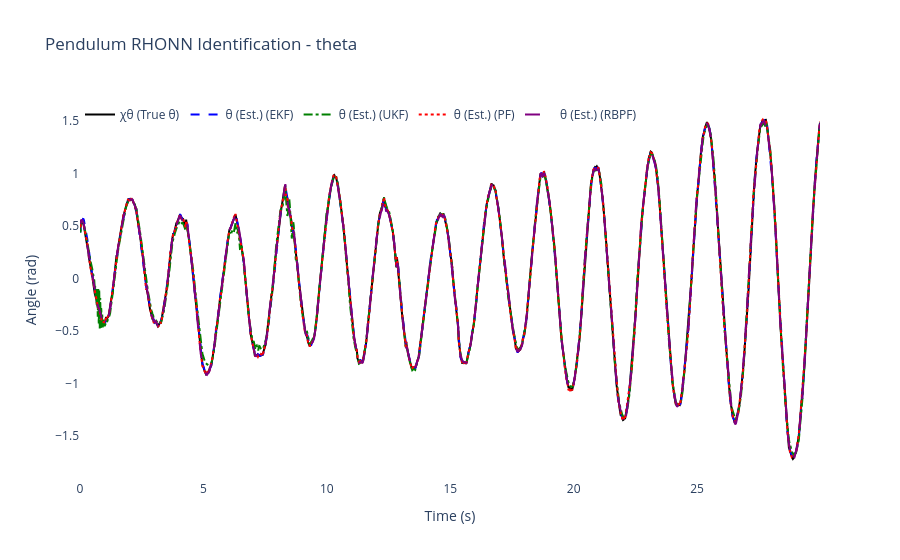
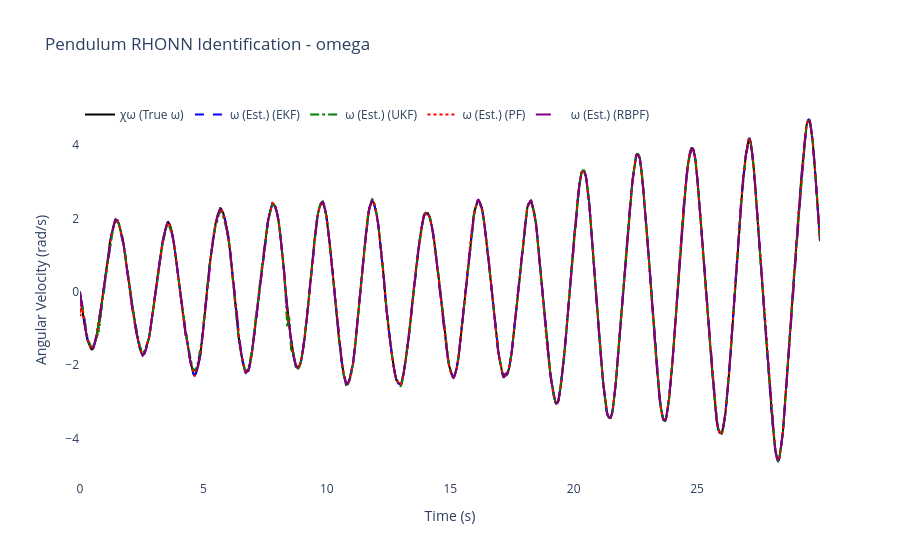
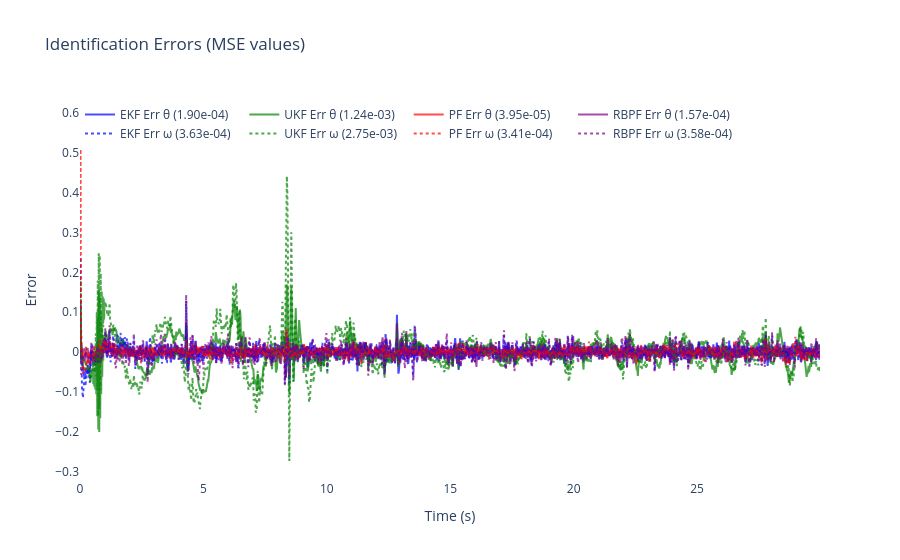
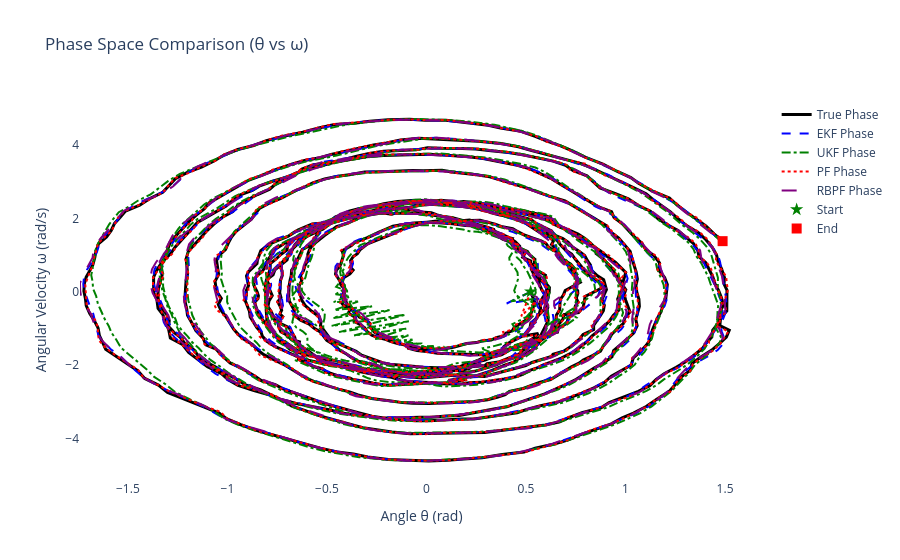

Notebook source saved alongside these figures, in order:
### Code cell
# ============================================================
# 6) Results & plots for Nonlinear Pendulum
# ============================================================

mse_theta_ekf = np.mean((x_true[:, 0] - x_hat_ekf[:, 0])**2)
mse_omega_ekf = np.mean((x_true[:, 1] - x_hat_ekf[:, 1])**2)

mse_theta_ukf = np.mean((x_true[:, 0] - x_hat_ukf[:, 0])**2)
mse_omega_ukf = np.mean((x_true[:, 1] - x_hat_ukf[:, 1])**2)

mse_theta_pf = np.mean((x_true[:, 0] - x_hat_pf[:, 0])**2)
mse_omega_pf = np.mean((x_true[:, 1] - x_hat_pf[:, 1])**2)

mse_theta_rbpf = np.mean((x_true[:, 0] - x_hat_rbpf[:, 0])**2)
mse_omega_rbpf = np.mean((x_true[:, 1] - x_hat_rbpf[:, 1])**2)

mse_total_ekf = mse_theta_ekf + mse_omega_ekf
mse_total_ukf = mse_theta_ukf + mse_omega_ukf
mse_total_pf = mse_theta_pf + mse_omega_pf
mse_total_rbpf = mse_theta_rbpf + mse_omega_rbpf
mse_totals = {'EKF': mse_total_ekf, 'UKF': mse_total_ukf, 'PF': mse_total_pf, 'RBPF': mse_total_rbpf}
best_filter = min(mse_totals, key=mse_totals.get)


print("🎯" + "="*65)
print(f"🏆 MEJOR FILTRO: {best_filter} (MSE total: {mse_totals[best_filter]:.6f})")
print(f"🎲 SEMILLA USADA: {RANDOM_SEED}")
print("="*67)


print(f"\nFinal EKF-RHONN Weights:")
for i in range(2):
    state_names = ['theta', 'omega']
    print(f"  Neuron {i+1} ({state_names[i]}): {ekf_trainer.weights[i]}")

print(f"\nFinal UKF-RHONN Weights:")
for i in range(2):
    state_names = ['theta', 'omega']
    print(f"  Neuron {i+1} ({state_names[i]}): {ukf_trainer.weights[i]}")

print(f"\nFinal PF-RHONN Weight Estimates:")
pf_estimates = pf_trainer.get_estimate()
for i in range(2):
    state_names = ['theta', 'omega']
    print(f"  Neuron {i+1} ({state_names[i]}): {pf_estimates[i]}")

print(f"\nFinal RBPF-RHONN Weight Estimates:")
rbpf_estimates = rbpf_trainer.get_estimate()
for i in range(2):
    state_names = ['theta', 'omega']
    print(f"  Neuron {i+1} ({state_names[i]}): {rbpf_estimates[i]}")

print("\n--- Performance Comparison (MSE) ---")
print(f"EKF  MSE theta: {mse_theta_ekf:.6f}")
print(f"EKF  MSE omega: {mse_omega_ekf:.6f}")
print(f"UKF  MSE theta: {mse_theta_ukf:.6f}")
print(f"UKF  MSE omega: {mse_omega_ukf:.6f}")
print(f"PF   MSE theta: {mse_theta_pf:.6f}")
print(f"PF   MSE omega: {mse_omega_pf:.6f}")
print(f"RBPF MSE theta: {mse_theta_rbpf:.6f}")
print(f"RBPF MSE omega: {mse_omega_rbpf:.6f}")

states_info = [
    {'idx': 0, 'var': 'theta', 'desc': 'Angle', 'y_label': 'Angle (rad)', 'chi': 'χθ (True θ)', 'x': 'θ (Est.)'},
    {'idx': 1, 'var': 'omega', 'desc': 'Angular Velocity', 'y_label': 'Angular Velocity (rad/s)', 'chi': 'χω (True ω)', 'x': 'ω (Est.)'}
]

for state_info in states_info:
    i = state_info['idx']
    trace_plant = go.Scatter(x=t_history, y=x_true[:, i], mode='lines', name=state_info['chi'], line=dict(color='black', width=2))
    trace_ekf = go.Scatter(x=t_history, y=x_hat_ekf[:, i], mode='lines', name=f"{state_info['x']} (EKF)", line=dict(dash='dash', color='blue'))
    trace_ukf = go.Scatter(x=t_history, y=x_hat_ukf[:, i], mode='lines', name=f"{state_info['x']} (UKF)", line=dict(dash='dashdot', color='green'))
    trace_pf = go.Scatter(x=t_history, y=x_hat_pf[:, i], mode='lines', name=f"{state_info['x']} (PF)", line=dict(dash='dot', color='red'))
    trace_rbpf = go.Scatter(x=t_history, y=x_hat_rbpf[:, i], mode='lines', name=f"{state_info['x']} (RBPF)", line=dict(dash='longdash', color='purple'))
    fig = go.Figure([trace_plant, trace_ekf, trace_ukf, trace_pf, trace_rbpf])
    fig.update_layout(title=f'Pendulum RHONN Identification - {state_info["var"]}', xaxis_title='Time (s)', yaxis_title=state_info['y_label'], legend=dict(x=0, y=1, orientation='h'), font=dict(size=12), plot_bgcolor='white', paper_bgcolor='white')
    fig.show()

error_theta_ekf = x_true[:, 0] - x_hat_ekf[:, 0]
error_omega_ekf = x_true[:, 1] - x_hat_ekf[:, 1]
error_theta_ukf = x_true[:, 0] - x_hat_ukf[:, 0]
error_omega_ukf = x_true[:, 1] - x_hat_ukf[:, 1]
error_theta_pf = x_true[:, 0] - x_hat_pf[:, 0]
error_omega_pf = x_true[:, 1] - x_hat_pf[:, 1]
error_theta_rbpf = x_true[:, 0] - x_hat_rbpf[:, 0]
error_omega_rbpf = x_true[:, 1] - x_hat_rbpf[:, 1]

fig2 = go.Figure()
fig2.add_trace(go.Scatter(x=t_history, y=error_theta_ekf, mode='lines', name=f'EKF Err θ ({mse_theta_ekf:.2e})', opacity=0.7, line=dict(color='blue')))
fig2.add_trace(go.Scatter(x=t_history, y=error_theta_ukf, mode='lines', name=f'UKF Err θ ({mse_theta_ukf:.2e})', opacity=0.7, line=dict(color='green')))
fig2.add_trace(go.Scatter(x=t_history, y=error_theta_pf, mode='lines', name=f'PF Err θ ({mse_theta_pf:.2e})', opacity=0.7, line=dict(color='red')))
fig2.add_trace(go.Scatter(x=t_history, y=error_theta_rbpf, mode='lines', name=f'RBPF Err θ ({mse_theta_rbpf:.2e})', opacity=0.7, line=dict(color='purple')))
fig2.add_trace(go.Scatter(x=t_history, y=error_omega_ekf, mode='lines', name=f'EKF Err ω ({mse_omega_ekf:.2e})', opacity=0.7, line=dict(color='blue', dash='dot')))
fig2.add_trace(go.Scatter(x=t_history, y=error_omega_ukf, mode='lines', name=f'UKF Err ω ({mse_omega_ukf:.2e})', opacity=0.7, line=dict(color='green', dash='dot')))
fig2.add_trace(go.Scatter(x=t_history, y=error_omega_pf, mode='lines', name=f'PF Err ω ({mse_omega_pf:.2e})', opacity=0.7, line=dict(color='red', dash='dot')))
fig2.add_trace(go.Scatter(x=t_history, y=error_omega_rbpf, mode='lines', name=f'RBPF Err ω ({mse_omega_rbpf:.2e})', opacity=0.7, line=dict(color='purple', dash='dot')))
fig2.update_layout(title='Identification Errors (MSE values)', xaxis_title='Time (s)', yaxis_title='Error', legend=dict(x=0, y=1, orientation='h'), font=dict(size=12), plot_bgcolor='white', paper_bgcolor='white')
fig2.show()

# Phase space plot (θ vs ω)
fig_phase = go.Figure()
fig_phase.add_trace(go.Scatter(x=x_true[:, 0], y=x_true[:, 1], mode='lines', name='True Phase', line=dict(color='black', width=3)))
fig_phase.add_trace(go.Scatter(x=x_hat_ekf[:, 0], y=x_hat_ekf[:, 1], mode='lines', name='EKF Phase', line=dict(color='blue', width=2, dash='dash')))
fig_phase.add_trace(go.Scatter(x=x_hat_ukf[:, 0], y=x_hat_ukf[:, 1], mode='lines', name='UKF Phase', line=dict(color='green', width=2, dash='dashdot')))
fig_phase.add_trace(go.Scatter(x=x_hat_pf[:, 0], y=x_hat_pf[:, 1], mode='lines', name='PF Phase', line=dict(color='red', width=2, dash='dot')))
fig_phase.add_trace(go.Scatter(x=x_hat_rbpf[:, 0], y=x_hat_rbpf[:, 1], mode='lines', name='RBPF Phase', line=dict(color='purple', width=2, dash='longdash')))
fig_phase.add_trace(go.Scatter(x=[x_true[0, 0]], y=[x_true[0, 1]], mode='markers', name='Start', marker=dict(color='green', size=10, symbol='star')))
fig_phase.add_trace(go.Scatter(x=[x_true[-1, 0]], y=[x_true[-1, 1]], mode='markers', name='End', marker=dict(color='red', size=10, symbol='square')))
fig_phase.update_layout(title='Phase Space Comparison (θ vs ω)', xaxis_title='Angle θ (rad)', yaxis_title='Angular Velocity ω (rad/s)', font=dict(size=12), plot_bgcolor='white', paper_bgcolor='white', showlegend=True)
fig_phase.show()


# === RESUMEN DE RENDIMIENTO CON SEMILLA ===
print("\n📊 MSE Desglosado por Filtro:")
print(f"   EKF: {mse_total_ekf:.6f}  |  UKF: {mse_total_ukf:.6f}  |  PF: {mse_total_pf:.6f}  |  RBPF: {mse_total_rbpf:.6f}")
print(f"\n💡 Para reproducir estos resultados:")
print(f"   Principal: RANDOM_SEED = {RANDOM_SEED}")
print(f"   DE Optim.: DE_SEED = {(RANDOM_SEED + 12345) % 100000}")
print(f"   (Cambia línea 8 en celda 4 para usar semilla principal)")

# --- Parameter summary ---
print("\n--- Optimized Parameter Summary ---")
print(f"EKF params: Q={ekf_trainer.Q[0][0,0]:.3e} R={ekf_trainer.R[0][0]:.3e} P0~{ekf_trainer.P[0][0,0]:.3e} eta={ekf_trainer.eta:.3f}")
print(f"UKF params: alpha={ukf_trainer.alpha:.3e} eta={ukf_trainer.eta:.3f} Qdiag={ukf_trainer.Q[0][0,0]:.3e} R={ukf_trainer.R[0][0]:.3e}")
print(f"PF params: Q_std={pf_trainer.Q_std} R_std={pf_trainer.R_std} ESS_th={pf_trainer.ess_threshold:.1f} n_particles={pf_trainer.n_particles}")
print(f"RBPF params: Q_std={rbpf_trainer.Q_std} R_std={rbpf_trainer.R_std} ESS_th={rbpf_trainer.ess_threshold:.1f} n_particles={rbpf_trainer.n_particles} linear_dims={rbpf_trainer.n_linear}/{rbpf_trainer.num_weights_per_neuron}")

print("\nOptimization + simulation complete.")

# 58865

### Figure 1 — Plotly figure (JSON) as saved in the notebook; plotly's stock layout.template omitted (floating-point values rounded to 4 significant figures; data arrays with more than 128 entries replaced by an {"elided": "..."} marker saying what was removed)
{"data": [{"line": {"color": "black", "width": 2}, "mode": "lines", "name": "χθ (True θ)", "type": "scatter", "x": {"elided": "1500 float values"}, "y": {"elided": "1500 float values"}}, {"line": {"color": "blue", "dash": "dash"}, "mode": "lines", "name": "θ (Est.) (EKF)", "type": "scatter", "x": {"elided": "1500 float values"}, "y": {"elided": "1500 float values"}}, {"line": {"color": "green", "dash": "dashdot"}, "mode": "lines", "name": "θ (Est.) (UKF)", "type": "scatter", "x": {"elided": "1500 float values"}, "y": {"elided": "1500 float values"}}, {"line": {"color": "red", "dash": "dot"}, "mode": "lines", "name": "θ (Est.) (PF)", "type": "scatter", "x": {"elided": "1500 float values"}, "y": {"elided": "1500 float values"}}, {"line": {"color": "purple", "dash": "longdash"}, "mode": "lines", "name": "θ (Est.) (RBPF)", "type": "scatter", "x": {"elided": "1500 float values"}, "y": {"elided": "1500 float values"}}], "layout": {"font": {"size": 12}, "legend": {"orientation": "h", "x": 0, "y": 1}, "paper_bgcolor": "white", "plot_bgcolor": "white", "title": {"text": "Pendulum RHONN Identification - theta"}, "xaxis": {"title": {"text": "Time (s)"}}, "yaxis": {"title": {"text": "Angle (rad)"}}}}

### Figure 2 — Plotly figure (JSON) as saved in the notebook; plotly's stock layout.template omitted (floating-point values rounded to 4 significant figures; data arrays with more than 128 entries replaced by an {"elided": "..."} marker saying what was removed)
{"data": [{"line": {"color": "black", "width": 2}, "mode": "lines", "name": "χω (True ω)", "type": "scatter", "x": {"elided": "1500 float values"}, "y": {"elided": "1500 float values"}}, {"line": {"color": "blue", "dash": "dash"}, "mode": "lines", "name": "ω (Est.) (EKF)", "type": "scatter", "x": {"elided": "1500 float values"}, "y": {"elided": "1500 float values"}}, {"line": {"color": "green", "dash": "dashdot"}, "mode": "lines", "name": "ω (Est.) (UKF)", "type": "scatter", "x": {"elided": "1500 float values"}, "y": {"elided": "1500 float values"}}, {"line": {"color": "red", "dash": "dot"}, "mode": "lines", "name": "ω (Est.) (PF)", "type": "scatter", "x": {"elided": "1500 float values"}, "y": {"elided": "1500 float values"}}, {"line": {"color": "purple", "dash": "longdash"}, "mode": "lines", "name": "ω (Est.) (RBPF)", "type": "scatter", "x": {"elided": "1500 float values"}, "y": {"elided": "1500 float values"}}], "layout": {"font": {"size": 12}, "legend": {"orientation": "h", "x": 0, "y": 1}, "paper_bgcolor": "white", "plot_bgcolor": "white", "title": {"text": "Pendulum RHONN Identification - omega"}, "xaxis": {"title": {"text": "Time (s)"}}, "yaxis": {"title": {"text": "Angular Velocity (rad/s)"}}}}

### Figure 3 — Plotly figure (JSON) as saved in the notebook; plotly's stock layout.template omitted (floating-point values rounded to 4 significant figures; data arrays with more than 128 entries replaced by an {"elided": "..."} marker saying what was removed)
{"data": [{"line": {"color": "blue"}, "mode": "lines", "name": "EKF Err θ (1.90e-04)", "opacity": 0.7, "type": "scatter", "x": {"elided": "1500 float values"}, "y": {"elided": "1500 float values"}}, {"line": {"color": "green"}, "mode": "lines", "name": "UKF Err θ (1.24e-03)", "opacity": 0.7, "type": "scatter", "x": {"elided": "1500 float values"}, "y": {"elided": "1500 float values"}}, {"line": {"color": "red"}, "mode": "lines", "name": "PF Err θ (3.95e-05)", "opacity": 0.7, "type": "scatter", "x": {"elided": "1500 float values"}, "y": {"elided": "1500 float values"}}, {"line": {"color": "purple"}, "mode": "lines", "name": "RBPF Err θ (1.57e-04)", "opacity": 0.7, "type": "scatter", "x": {"elided": "1500 float values"}, "y": {"elided": "1500 float values"}}, {"line": {"color": "blue", "dash": "dot"}, "mode": "lines", "name": "EKF Err ω (3.63e-04)", "opacity": 0.7, "type": "scatter", "x": {"elided": "1500 float values"}, "y": {"elided": "1500 float values"}}, {"line": {"color": "green", "dash": "dot"}, "mode": "lines", "name": "UKF Err ω (2.75e-03)", "opacity": 0.7, "type": "scatter", "x": {"elided": "1500 float values"}, "y": {"elided": "1500 float values"}}, {"line": {"color": "red", "dash": "dot"}, "mode": "lines", "name": "PF Err ω (3.41e-04)", "opacity": 0.7, "type": "scatter", "x": {"elided": "1500 float values"}, "y": {"elided": "1500 float values"}}, {"line": {"color": "purple", "dash": "dot"}, "mode": "lines", "name": "RBPF Err ω (3.58e-04)", "opacity": 0.7, "type": "scatter", "x": {"elided": "1500 float values"}, "y": {"elided": "1500 float values"}}], "layout": {"font": {"size": 12}, "legend": {"orientation": "h", "x": 0, "y": 1}, "paper_bgcolor": "white", "plot_bgcolor": "white", "title": {"text": "Identification Errors (MSE values)"}, "xaxis": {"title": {"text": "Time (s)"}}, "yaxis": {"title": {"text": "Error"}}}}

### Figure 4 — Plotly figure (JSON) as saved in the notebook; plotly's stock layout.template omitted (floating-point values rounded to 4 significant figures; data arrays with more than 128 entries replaced by an {"elided": "..."} marker saying what was removed)
{"data": [{"line": {"color": "black", "width": 3}, "mode": "lines", "name": "True Phase", "type": "scatter", "x": {"elided": "1500 float values"}, "y": {"elided": "1500 float values"}}, {"line": {"color": "blue", "dash": "dash", "width": 2}, "mode": "lines", "name": "EKF Phase", "type": "scatter", "x": {"elided": "1500 float values"}, "y": {"elided": "1500 float values"}}, {"line": {"color": "green", "dash": "dashdot", "width": 2}, "mode": "lines", "name": "UKF Phase", "type": "scatter", "x": {"elided": "1500 float values"}, "y": {"elided": "1500 float values"}}, {"line": {"color": "red", "dash": "dot", "width": 2}, "mode": "lines", "name": "PF Phase", "type": "scatter", "x": {"elided": "1500 float values"}, "y": {"elided": "1500 float values"}}, {"line": {"color": "purple", "dash": "longdash", "width": 2}, "mode": "lines", "name": "RBPF Phase", "type": "scatter", "x": {"elided": "1500 float values"}, "y": {"elided": "1500 float values"}}, {"marker": {"color": "green", "size": 10, "symbol": "star"}, "mode": "markers", "name": "Start", "type": "scatter", "x": [0.5236], "y": [0]}, {"marker": {"color": "red", "size": 10, "symbol": "square"}, "mode": "markers", "name": "End", "type": "scatter", "x": [1.488], "y": [1.379]}], "layout": {"font": {"size": 12}, "paper_bgcolor": "white", "plot_bgcolor": "white", "showlegend": true, "title": {"text": "Phase Space Comparison (θ vs ω)"}, "xaxis": {"title": {"text": "Angle θ (rad)"}}, "yaxis": {"title": {"text": "Angular Velocity ω (rad/s)"}}}}
